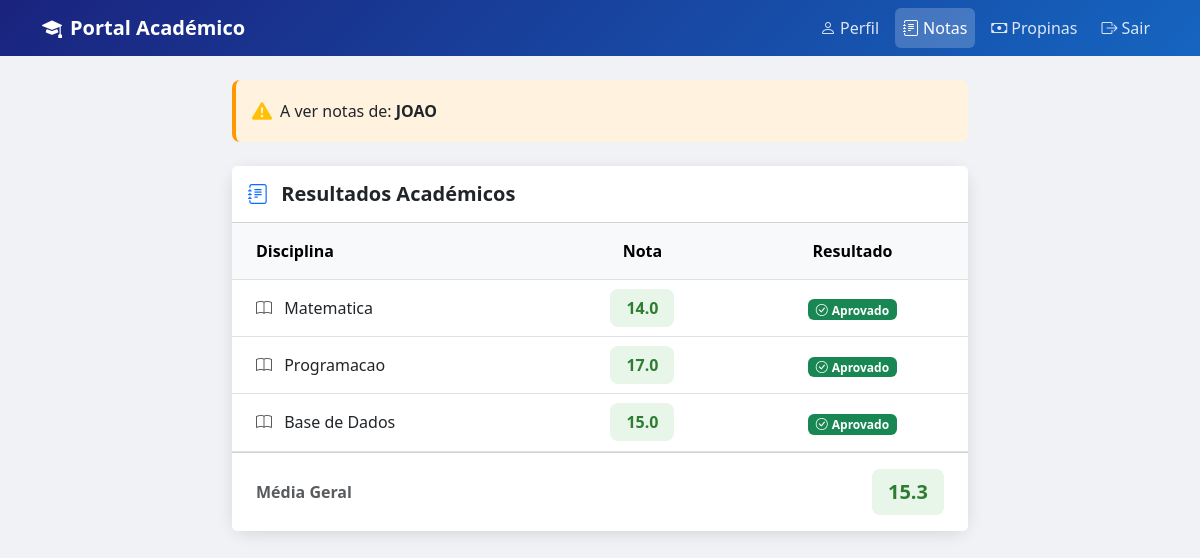
Page /notas (signed in) on the committed database.
### tables this page shows
CREATE TABLE alunos (
            id INTEGER PRIMARY KEY AUTOINCREMENT,
            nome TEXT NOT NULL,
            email TEXT NOT NULL,
            senha TEXT NOT NULL,
            curso TEXT NOT NULL,
            ano INTEGER NOT NULL
        );

CREATE TABLE notas (
            id INTEGER PRIMARY KEY AUTOINCREMENT,
            aluno_id INTEGER NOT NULL,
            disciplina TEXT NOT NULL,
            nota REAL NOT NULL
        );

### app.py (the view)
@app.route('/notas')
def notas():
    if 'aluno_id' not in session:
        return redirect(url_for('login'))
    aluno_id = request.args.get('aluno_id', session['aluno_id'])
    conn = get_db()
    cursor = conn.cursor()
    cursor.execute("SELECT * FROM notas WHERE aluno_id = ?", (aluno_id,))
    notas = cursor.fetchall()
    cursor.execute("SELECT nome FROM alunos WHERE id = ?", (aluno_id,))
    aluno = cursor.fetchone()
    conn.close()
    return render_template('notas.html', notas=notas, aluno=aluno)

### app.py (called while the page is built)
def get_db():
    conn = sqlite3.connect('portal.db')
    conn.row_factory = sqlite3.Row
    return conn

### templates/notas.html (shortened to what this page needs)
<!DOCTYPE html>
<html lang="pt">
<head>
    <link href="https://cdn.jsdelivr.net/npm/bootstrap@5.3.0/dist/css/bootstrap.min.css" rel="stylesheet">
    <link href="https://cdn.jsdelivr.net/npm/bootstrap-icons@1.10.5/font/bootstrap-icons.css" rel="stylesheet">
</head>
<body>
    <nav class="navbar navbar-expand-lg navbar-dark mb-4">
        <div class="container">
            <a class="navbar-brand fw-bold" href="#">
                <i class="bi bi-mortarboard-fill me-2"></i>Portal Académico
            </a>
            <div class="navbar-nav ms-auto d-flex flex-row gap-2">
                <a class="nav-link nav-link-custom" href="/perfil">
                    <i class="bi bi-person me-1"></i>Perfil
                </a>
                <a class="nav-link nav-link-custom active" href="/notas">
                    <i class="bi bi-journal-text me-1"></i>Notas
                </a>
                <a class="nav-link nav-link-custom" href="/propinas">
                    <i class="bi bi-cash me-1"></i>Propinas
                </a>
                <a class="nav-link nav-link-custom" href="/logout">
                    <i class="bi bi-box-arrow-right me-1"></i>Sair
                </a>
            </div>
        </div>
    </nav>
    <div class="container">
        <div class="row justify-content-center">
            <div class="col-md-8">
                {% if aluno and aluno['nome'] %}
                <div class="aluno-alerta p-3 mb-4 d-flex align-items-center">
                    <i class="bi bi-exclamation-triangle-fill text-warning me-2 fs-5"></i>
                    <span>A ver notas de: <strong>{{ aluno['nome'] | upper }}</strong></span>
                </div>
                {% endif %}
                <div class="card">
                    <div class="card-header bg-white py-3">
                        <h5 class="fw-bold mb-0">
                            <i class="bi bi-journal-text text-primary me-2"></i>
                            Resultados Académicos
                        </h5>
                    </div>
                    <div class="card-body p-0">
                        {% if notas %}
                        <table class="table table-hover mb-0">
                            <thead class="table-light">
                                <tr>
                                    <th class="px-4 py-3">Disciplina</th>
                                    <th class="px-4 py-3 text-center">Nota</th>
                                    <th class="px-4 py-3 text-center">Resultado</th>
                                </tr>
                            </thead>
                            <tbody>
                                {% for nota in notas %}
                                <tr>
                                    <td class="px-4 py-3">
                                        <i class="bi bi-book text-muted me-2"></i>
                                        {{ nota['disciplina'] }}
                                    </td>
                                    <td class="px-4 py-3 text-center">
                                        <span class="nota-badge
                                            {% if nota['nota'] >= 14 %}nota-alta
                                            {% elif nota['nota'] >= 10 %}nota-media
                                            {% else %}nota-baixa{% endif %}">
                                            {{ nota['nota'] }}
                                        </span>
                                    </td>
                                    <td class="px-4 py-3 text-center">
                                        {% if nota['nota'] >= 10 %}
                                        <span class="badge bg-success">
                                            <i class="bi bi-check-circle me-1"></i>Aprovado
                                        </span>
                                        {% else %}
                                        <span class="badge bg-danger">
                                            <i class="bi bi-x-circle me-1"></i>Reprovado
                                        </span>
                                        {% endif %}
                                    </td>
                                </tr>
                                {% endfor %}
                            </tbody>
                        </table>
                        {% else %}
                        <div class="text-center py-5 text-muted">
                            <i class="bi bi-journal-x fs-1 mb-3 d-block"></i>
                            Nenhuma nota registada.
                        </div>
                        {% endif %}
                    </div>
                    {% if notas %}
                    <div class="card-footer bg-white py-3 px-4">
                        <div class="d-flex justify-content-between align-items-center">
                            <span class="text-muted fw-semibold">Média Geral</span>
                            <span class="nota-badge nota-alta fs-5">
                                {% set total = notas | sum(attribute='nota') %}
                                {% set media = total / notas | length %}
                                {{ "%.1f" | format(media) }}
                            </span>
                        </div>
                    </div>
                    {% endif %}
                </div>
            </div>
        </div>
    </div>
</body>
</html>

### templates/notas.html (style rules this page uses)
body { background-color: #f0f2f5; }
.navbar { background: linear-gradient(135deg, #1a237e, #1565c0); }
.card { border: none; border-radius: 16px; box-shadow: 0 4px 16px rgba(0,0,0,0.1); }
.nav-link-custom { color: rgba(255,255,255,0.85) !important; font-weight: 500; }
.nav-link-custom.active { color: white !important; background-color: rgba(255,255,255,0.2); border-radius: 6px; }
.nota-badge { font-size: 16px; font-weight: 700; padding: 8px 16px; border-radius: 8px; }
.nota-alta { background-color: #e8f5e9; color: #2e7d32; }
.aluno-alerta { background-color: #fff3e0; border-left: 4px solid #ff9800; border-radius: 8px; }

### rows in the picture
alunos: nome "JOAO"
notas: disciplina "Matematica", nota "14.0", shows "Aprovado"
notas: disciplina "Programacao", nota "17.0", shows "Aprovado"
notas: disciplina "Base de Dados", nota "15.0", shows "Aprovado"

### other values in the picture
{{ "%.1f" | format(media) }} "15.3"
